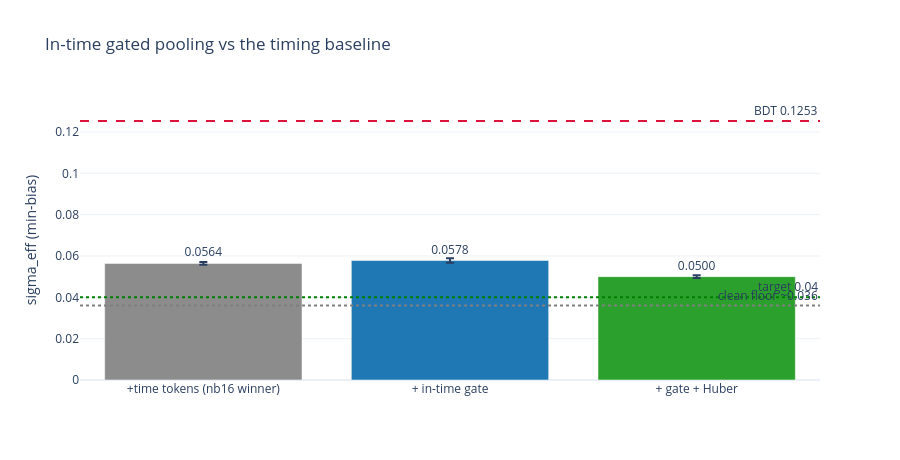

Notebook code cell kept with this figure:
### Code cell
import plotly.graph_objects as go
d = summary17
fig = go.Figure(go.Bar(x=d["config"], y=d["sigma_eff"], error_y=dict(type="data", array=d["std"]),
                       marker_color=["#8c8c8c", "#1f77b4", "#2ca02c"],
                       text=[f"{v:.4f}" for v in d["sigma_eff"]], textposition="outside"))
fig.add_hline(y=BDT, line_dash="dash", line_color="crimson", annotation_text=f"BDT {BDT:.4f}")
fig.add_hline(y=0.04, line_dash="dot", line_color="green", annotation_text="target 0.04")
fig.add_hline(y=0.036, line_dash="dot", line_color="gray", annotation_text="clean floor ~0.036")
fig.update_layout(template="plotly_white", height=460, yaxis_title="sigma_eff (min-bias)",
                  title="In-time gated pooling vs the timing baseline")
fig.show()

### Figure 1 — Plotly figure (JSON) as saved in the notebook; plotly's stock layout.template omitted (floating-point values rounded to 4 significant figures)
{"data": [{"error_y": {"array": [0.0007, 0.0011, 0.0007], "type": "data"}, "marker": {"color": ["#8c8c8c", "#1f77b4", "#2ca02c"]}, "text": ["0.0564", "0.0578", "0.0500"], "textposition": "outside", "type": "bar", "x": ["+time tokens (nb16 winner)", "+ in-time gate", "+ gate + Huber"], "y": [0.0564, 0.0578, 0.05]}], "layout": {"annotations": [{"showarrow": false, "text": "BDT 0.1253", "x": 1, "xanchor": "right", "xref": "x domain", "y": 0.1253, "yanchor": "bottom", "yref": "y"}, {"showarrow": false, "text": "target 0.04", "x": 1, "xanchor": "right", "xref": "x domain", "y": 0.04, "yanchor": "bottom", "yref": "y"}, {"showarrow": false, "text": "clean floor ~0.036", "x": 1, "xanchor": "right", "xref": "x domain", "y": 0.036, "yanchor": "bottom", "yref": "y"}], "height": 460, "shapes": [{"line": {"color": "crimson", "dash": "dash"}, "type": "line", "x0": 0, "x1": 1, "xref": "x domain", "y0": 0.1253, "y1": 0.1253, "yref": "y"}, {"line": {"color": "green", "dash": "dot"}, "type": "line", "x0": 0, "x1": 1, "xref": "x domain", "y0": 0.04, "y1": 0.04, "yref": "y"}, {"line": {"color": "gray", "dash": "dot"}, "type": "line", "x0": 0, "x1": 1, "xref": "x domain", "y0": 0.036, "y1": 0.036, "yref": "y"}], "title": {"text": "In-time gated pooling vs the timing baseline"}, "yaxis": {"title": {"text": "sigma_eff (min-bias)"}}}}
